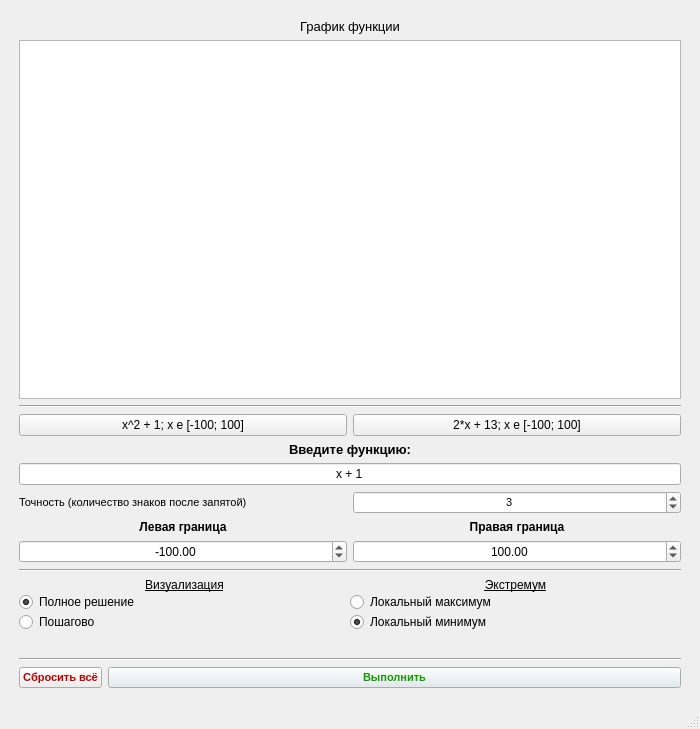
<?xml version="1.0" encoding="UTF-8"?>
<ui version="4.0">
 <class>MainWindow</class>
 <widget class="QMainWindow" name="MainWindow">
  <property name="geometry">
   <rect>
    <x>0</x>
    <y>0</y>
    <width>700</width>
    <height>729</height>
   </rect>
  </property>
  <property name="minimumSize">
   <size>
    <width>600</width>
    <height>600</height>
   </size>
  </property>
  <property name="windowTitle">
   <string>Нахождение локального экстремума методом дихотомии</string>
  </property>
  <widget class="QWidget" name="centralwidget">
   <layout class="QHBoxLayout" name="horizontalLayout_6">
    <item>
     <layout class="QVBoxLayout" name="verticalLayout">
      <property name="spacing">
       <number>6</number>
      </property>
      <property name="leftMargin">
       <number>10</number>
      </property>
      <property name="topMargin">
       <number>10</number>
      </property>
      <property name="rightMargin">
       <number>10</number>
      </property>
      <property name="bottomMargin">
       <number>10</number>
      </property>
      <item>
       <widget class="QLabel" name="graphic_label">
        <property name="font">
         <font>
          <pointsize>10</pointsize>
         </font>
        </property>
        <property name="text">
         <string>График функции</string>
        </property>
        <property name="alignment">
         <set>Qt::AlignCenter</set>
        </property>
       </widget>
      </item>
      <item>
       <widget class="QGraphicsView" name="graphic"/>
      </item>
      <item>
       <widget class="Line" name="line">
        <property name="orientation">
         <enum>Qt::Horizontal</enum>
        </property>
       </widget>
      </item>
      <item>
       <layout class="QHBoxLayout" name="horizontalLayout_8">
        <item>
         <widget class="QPushButton" name="shab1button">
          <property name="text">
           <string>x^2 + 1; x e [-100; 100]</string>
          </property>
         </widget>
        </item>
        <item>
         <widget class="QPushButton" name="shab2button">
          <property name="text">
           <string>2*x + 13; x e [-100; 100]</string>
          </property>
         </widget>
        </item>
       </layout>
      </item>
      <item>
       <widget class="QLabel" name="func_label">
        <property name="font">
         <font>
          <pointsize>10</pointsize>
          <weight>75</weight>
          <bold>true</bold>
         </font>
        </property>
        <property name="text">
         <string>Введите функцию:</string>
        </property>
        <property name="alignment">
         <set>Qt::AlignCenter</set>
        </property>
       </widget>
      </item>
      <item>
       <widget class="QLineEdit" name="func_line">
        <property name="text">
         <string>x + 1</string>
        </property>
        <property name="alignment">
         <set>Qt::AlignCenter</set>
        </property>
       </widget>
      </item>
      <item>
       <layout class="QHBoxLayout" name="horizontalLayout">
        <item>
         <widget class="QLabel" name="eps_label">
          <property name="font">
           <font>
            <pointsize>8</pointsize>
           </font>
          </property>
          <property name="text">
           <string>Точность (количество знаков после запятой)</string>
          </property>
         </widget>
        </item>
        <item>
         <widget class="QSpinBox" name="eps_spinBox">
          <property name="font">
           <font>
            <pointsize>8</pointsize>
           </font>
          </property>
          <property name="alignment">
           <set>Qt::AlignCenter</set>
          </property>
          <property name="minimum">
           <number>1</number>
          </property>
          <property name="maximum">
           <number>15</number>
          </property>
          <property name="value">
           <number>3</number>
          </property>
         </widget>
        </item>
       </layout>
      </item>
      <item>
       <layout class="QHBoxLayout" name="horizontalLayout_2">
        <property name="rightMargin">
         <number>0</number>
        </property>
        <item>
         <layout class="QVBoxLayout" name="verticalLayout_2">
          <item>
           <widget class="QLabel" name="label_3">
            <property name="font">
             <font>
              <weight>75</weight>
              <bold>true</bold>
             </font>
            </property>
            <property name="text">
             <string>Левая граница</string>
            </property>
            <property name="alignment">
             <set>Qt::AlignCenter</set>
            </property>
           </widget>
          </item>
          <item>
           <widget class="QDoubleSpinBox" name="left_border_SpinBox">
            <property name="alignment">
             <set>Qt::AlignCenter</set>
            </property>
            <property name="minimum">
             <double>-99999.000000000000000</double>
            </property>
            <property name="maximum">
             <double>99999.000000000000000</double>
            </property>
            <property name="value">
             <double>-100.000000000000000</double>
            </property>
           </widget>
          </item>
         </layout>
        </item>
        <item>
         <layout class="QVBoxLayout" name="verticalLayout_3">
          <item>
           <widget class="QLabel" name="label_4">
            <property name="font">
             <font>
              <weight>75</weight>
              <bold>true</bold>
             </font>
            </property>
            <property name="text">
             <string>Правая граница</string>
            </property>
            <property name="alignment">
             <set>Qt::AlignCenter</set>
            </property>
           </widget>
          </item>
          <item>
           <widget class="QDoubleSpinBox" name="right_border_SpinBox">
            <property name="alignment">
             <set>Qt::AlignCenter</set>
            </property>
            <property name="minimum">
             <double>-99999.000000000000000</double>
            </property>
            <property name="maximum">
             <double>99999.000000000000000</double>
            </property>
            <property name="value">
             <double>100.000000000000000</double>
            </property>
           </widget>
          </item>
         </layout>
        </item>
       </layout>
      </item>
      <item>
       <widget class="Line" name="line_2">
        <property name="orientation">
         <enum>Qt::Horizontal</enum>
        </property>
       </widget>
      </item>
      <item>
       <layout class="QHBoxLayout" name="horizontalLayout_4">
        <property name="spacing">
         <number>0</number>
        </property>
        <property name="rightMargin">
         <number>0</number>
        </property>
        <item>
         <layout class="QVBoxLayout" name="verticalLayout_4">
          <item>
           <widget class="QLabel" name="label">
            <property name="font">
             <font>
              <underline>true</underline>
             </font>
            </property>
            <property name="text">
             <string>Визуализация</string>
            </property>
            <property name="alignment">
             <set>Qt::AlignCenter</set>
            </property>
           </widget>
          </item>
          <item>
           <widget class="QRadioButton" name="full_decision_radio">
            <property name="sizePolicy">
             <sizepolicy hsizetype="Minimum" vsizetype="Maximum">
              <horstretch>0</horstretch>
              <verstretch>0</verstretch>
             </sizepolicy>
            </property>
            <property name="text">
             <string>Полное решение</string>
            </property>
            <property name="checked">
             <bool>true</bool>
            </property>
            <property name="autoExclusive">
             <bool>true</bool>
            </property>
            <attribute name="buttonGroup">
             <string notr="true">buttonGroup_2</string>
            </attribute>
           </widget>
          </item>
          <item>
           <widget class="QRadioButton" name="step_decision_radio">
            <property name="sizePolicy">
             <sizepolicy hsizetype="Minimum" vsizetype="Maximum">
              <horstretch>0</horstretch>
              <verstretch>0</verstretch>
             </sizepolicy>
            </property>
            <property name="text">
             <string>Пошагово</string>
            </property>
            <property name="checked">
             <bool>false</bool>
            </property>
            <property name="autoExclusive">
             <bool>true</bool>
            </property>
            <attribute name="buttonGroup">
             <string notr="true">buttonGroup_2</string>
            </attribute>
           </widget>
          </item>
         </layout>
        </item>
        <item>
         <layout class="QVBoxLayout" name="verticalLayout_5">
          <property name="spacing">
           <number>0</number>
          </property>
          <property name="bottomMargin">
           <number>0</number>
          </property>
          <item>
           <widget class="QLabel" name="label_2">
            <property name="font">
             <font>
              <underline>true</underline>
             </font>
            </property>
            <property name="text">
             <string>Экстремум</string>
            </property>
            <property name="alignment">
             <set>Qt::AlignHCenter|Qt::AlignTop</set>
            </property>
           </widget>
          </item>
          <item>
           <widget class="QRadioButton" name="max_radioButton">
            <property name="text">
             <string>Локальный максимум</string>
            </property>
            <property name="autoExclusive">
             <bool>true</bool>
            </property>
            <attribute name="buttonGroup">
             <string notr="true">buttonGroup</string>
            </attribute>
           </widget>
          </item>
          <item>
           <widget class="QRadioButton" name="min_radioButton">
            <property name="text">
             <string>Локальный минимум</string>
            </property>
            <property name="checked">
             <bool>true</bool>
            </property>
            <property name="autoExclusive">
             <bool>true</bool>
            </property>
            <attribute name="buttonGroup">
             <string notr="true">buttonGroup</string>
            </attribute>
           </widget>
          </item>
         </layout>
        </item>
       </layout>
      </item>
      <item>
       <spacer name="horizontalSpacer">
        <property name="orientation">
         <enum>Qt::Horizontal</enum>
        </property>
        <property name="sizeHint" stdset="0">
         <size>
          <width>40</width>
          <height>20</height>
         </size>
        </property>
       </spacer>
      </item>
      <item>
       <widget class="Line" name="line_3">
        <property name="orientation">
         <enum>Qt::Horizontal</enum>
        </property>
       </widget>
      </item>
      <item>
       <layout class="QHBoxLayout" name="horizontalLayout_3">
        <item>
         <widget class="QPushButton" name="drop_all_button">
          <property name="sizePolicy">
           <sizepolicy hsizetype="Maximum" vsizetype="Fixed">
            <horstretch>0</horstretch>
            <verstretch>0</verstretch>
           </sizepolicy>
          </property>
          <property name="palette">
           <palette>
            <active>
             <colorrole role="ButtonText">
              <brush brushstyle="SolidPattern">
               <color alpha="255">
                <red>191</red>
                <green>0</green>
                <blue>0</blue>
               </color>
              </brush>
             </colorrole>
            </active>
            <inactive>
             <colorrole role="ButtonText">
              <brush brushstyle="SolidPattern">
               <color alpha="255">
                <red>191</red>
                <green>0</green>
                <blue>0</blue>
               </color>
              </brush>
             </colorrole>
            </inactive>
            <disabled>
             <colorrole role="ButtonText">
              <brush brushstyle="SolidPattern">
               <color alpha="255">
                <red>120</red>
                <green>120</green>
                <blue>120</blue>
               </color>
              </brush>
             </colorrole>
            </disabled>
           </palette>
          </property>
          <property name="font">
           <font>
            <family>MS Shell Dlg 2</family>
            <pointsize>8</pointsize>
            <weight>75</weight>
            <bold>true</bold>
           </font>
          </property>
          <property name="text">
           <string>Сбросить всё</string>
          </property>
         </widget>
        </item>
        <item>
         <widget class="QPushButton" name="do_button">
          <property name="sizePolicy">
           <sizepolicy hsizetype="Preferred" vsizetype="Fixed">
            <horstretch>0</horstretch>
            <verstretch>0</verstretch>
           </sizepolicy>
          </property>
          <property name="palette">
           <palette>
            <active>
             <colorrole role="Button">
              <brush brushstyle="SolidPattern">
               <color alpha="255">
                <red>223</red>
                <green>234</green>
                <blue>240</blue>
               </color>
              </brush>
             </colorrole>
             <colorrole role="Text">
              <brush brushstyle="SolidPattern">
               <color alpha="255">
                <red>0</red>
                <green>0</green>
                <blue>0</blue>
               </color>
              </brush>
             </colorrole>
             <colorrole role="ButtonText">
              <brush brushstyle="SolidPattern">
               <color alpha="255">
                <red>23</red>
                <green>153</green>
                <blue>0</blue>
               </color>
              </brush>
             </colorrole>
             <colorrole role="PlaceholderText">
              <brush brushstyle="SolidPattern">
               <color alpha="128">
                <red>0</red>
                <green>0</green>
                <blue>0</blue>
               </color>
              </brush>
             </colorrole>
            </active>
            <inactive>
             <colorrole role="Button">
              <brush brushstyle="SolidPattern">
               <color alpha="255">
                <red>223</red>
                <green>234</green>
                <blue>240</blue>
               </color>
              </brush>
             </colorrole>
             <colorrole role="Text">
              <brush brushstyle="SolidPattern">
               <color alpha="255">
                <red>0</red>
                <green>0</green>
                <blue>0</blue>
               </color>
              </brush>
             </colorrole>
             <colorrole role="ButtonText">
              <brush brushstyle="SolidPattern">
               <color alpha="255">
                <red>23</red>
                <green>153</green>
                <blue>0</blue>
               </color>
              </brush>
             </colorrole>
             <colorrole role="PlaceholderText">
              <brush brushstyle="SolidPattern">
               <color alpha="128">
                <red>0</red>
                <green>0</green>
                <blue>0</blue>
               </color>
              </brush>
             </colorrole>
            </inactive>
            <disabled>
             <colorrole role="Button">
              <brush brushstyle="SolidPattern">
               <color alpha="255">
                <red>223</red>
                <green>234</green>
                <blue>240</blue>
               </color>
              </brush>
             </colorrole>
             <colorrole role="Text">
              <brush brushstyle="SolidPattern">
               <color alpha="255">
                <red>120</red>
                <green>120</green>
                <blue>120</blue>
               </color>
              </brush>
             </colorrole>
             <colorrole role="ButtonText">
              <brush brushstyle="SolidPattern">
               <color alpha="255">
                <red>120</red>
                <green>120</green>
                <blue>120</blue>
               </color>
              </brush>
             </colorrole>
             <colorrole role="PlaceholderText">
              <brush brushstyle="SolidPattern">
               <color alpha="128">
                <red>0</red>
                <green>0</green>
                <blue>0</blue>
               </color>
              </brush>
             </colorrole>
            </disabled>
           </palette>
          </property>
          <property name="font">
           <font>
            <family>MS Shell Dlg 2</family>
            <pointsize>8</pointsize>
            <weight>75</weight>
            <bold>true</bold>
           </font>
          </property>
          <property name="text">
           <string>Выполнить</string>
          </property>
         </widget>
        </item>
       </layout>
      </item>
     </layout>
    </item>
   </layout>
  </widget>
  <widget class="QStatusBar" name="statusbar"/>
 </widget>
 <tabstops>
  <tabstop>func_line</tabstop>
  <tabstop>eps_spinBox</tabstop>
  <tabstop>left_border_SpinBox</tabstop>
  <tabstop>right_border_SpinBox</tabstop>
  <tabstop>full_decision_radio</tabstop>
  <tabstop>step_decision_radio</tabstop>
  <tabstop>do_button</tabstop>
  <tabstop>drop_all_button</tabstop>
  <tabstop>graphic</tabstop>
 </tabstops>
 <resources/>
 <connections/>
 <buttongroups>
  <buttongroup name="buttonGroup"/>
  <buttongroup name="buttonGroup_2"/>
 </buttongroups>
</ui>
